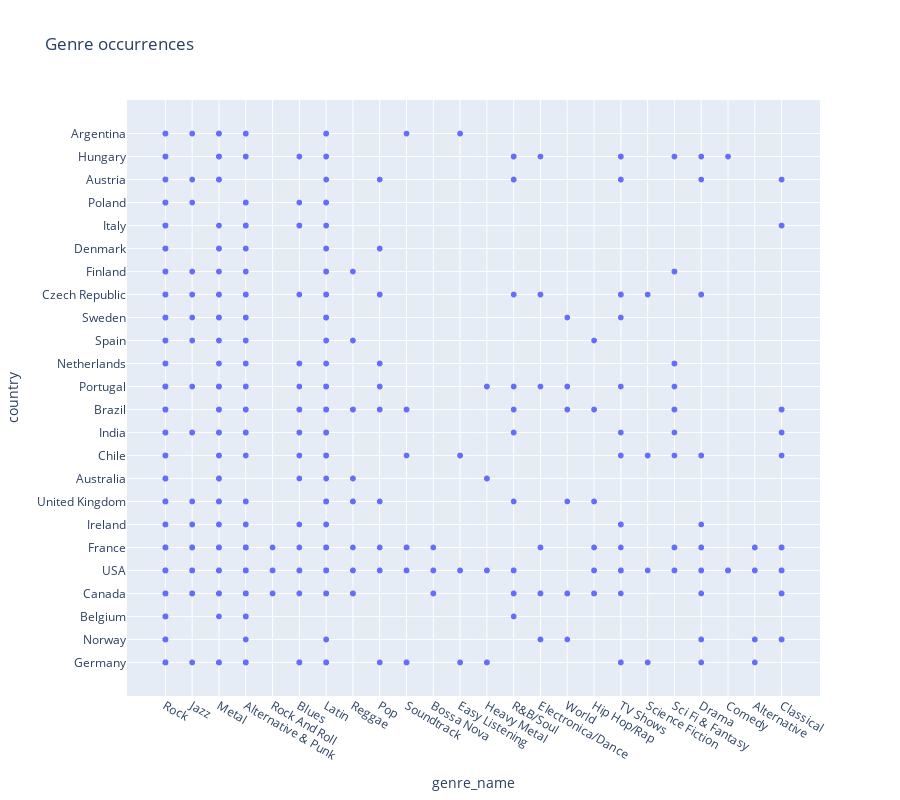

This figure's notebook cell:
### Code cell
fig = px.scatter(df, x="genre_name", y="country", height=800, title='Genre occurrences')
fig.show()

### Figure 1 — Plotly figure (JSON) as saved in the notebook; plotly's stock layout.template omitted (floating-point values rounded to 4 significant figures; data arrays with more than 128 entries replaced by an {"elided": "..."} marker saying what was removed)
{"data": [{"hovertemplate": "genre_name=%{x}<br>country=%{y}<extra></extra>", "legendgroup": "", "marker": {"color": "#636efa", "symbol": "circle"}, "mode": "markers", "name": "", "showlegend": false, "type": "scattergl", "x": {"elided": "2240 str values"}, "xaxis": "x", "y": {"elided": "2240 str values"}, "yaxis": "y"}], "layout": {"height": 800, "legend": {"tracegroupgap": 0}, "title": {"text": "Genre occurrences"}, "xaxis": {"anchor": "y", "domain": [0, 1], "title": {"text": "genre_name"}}, "yaxis": {"anchor": "x", "domain": [0, 1], "title": {"text": "country"}}}}
